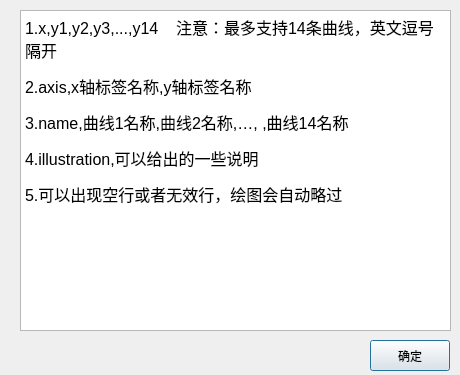
<?xml version="1.0" encoding="UTF-8"?>
<ui version="4.0">
 <class>DialogFormatDataInfo</class>
 <widget class="QDialog" name="DialogFormatDataInfo">
  <property name="geometry">
   <rect>
    <x>0</x>
    <y>0</y>
    <width>460</width>
    <height>375</height>
   </rect>
  </property>
  <property name="windowTitle">
   <string>坐标数据格式</string>
  </property>
  <property name="modal">
   <bool>true</bool>
  </property>
  <widget class="QPushButton" name="pushButton">
   <property name="geometry">
    <rect>
     <x>370</x>
     <y>340</y>
     <width>80</width>
     <height>31</height>
    </rect>
   </property>
   <property name="text">
    <string>确定</string>
   </property>
  </widget>
  <widget class="QTextBrowser" name="textBrowser">
   <property name="geometry">
    <rect>
     <x>20</x>
     <y>10</y>
     <width>431</width>
     <height>321</height>
    </rect>
   </property>
   <property name="styleSheet">
    <string notr="true"/>
   </property>
   <property name="html">
    <string>&lt;!DOCTYPE HTML PUBLIC &quot;-//W3C//DTD HTML 4.0//EN&quot; &quot;http://www.w3.org/TR/REC-html40/strict.dtd&quot;&gt;
&lt;html&gt;&lt;head&gt;&lt;meta name=&quot;qrichtext&quot; content=&quot;1&quot; /&gt;&lt;style type=&quot;text/css&quot;&gt;
p, li { white-space: pre-wrap; }
&lt;/style&gt;&lt;/head&gt;&lt;body style=&quot; font-family:'SimSun'; font-size:12pt; font-weight:400; font-style:normal;&quot;&gt;
&lt;p style=&quot; margin-top:12px; margin-bottom:12px; margin-left:0px; margin-right:0px; -qt-block-indent:0; text-indent:0px;&quot;&gt;1.x,y1,y2,y3,...,y14    &lt;span style=&quot; font-family:'宋体';&quot;&gt;注意：最多支持&lt;/span&gt;14&lt;span style=&quot; font-family:'宋体';&quot;&gt;条曲线，英文逗号隔开&lt;/span&gt;&lt;/p&gt;
&lt;p style=&quot; margin-top:12px; margin-bottom:12px; margin-left:0px; margin-right:0px; -qt-block-indent:0; text-indent:0px;&quot;&gt;2.axis,x&lt;span style=&quot; font-family:'宋体';&quot;&gt;轴标签名称&lt;/span&gt;,y&lt;span style=&quot; font-family:'宋体';&quot;&gt;轴标签名称&lt;/span&gt;&lt;/p&gt;
&lt;p style=&quot; margin-top:12px; margin-bottom:12px; margin-left:0px; margin-right:0px; -qt-block-indent:0; text-indent:0px;&quot;&gt;3.name,&lt;span style=&quot; font-family:'宋体';&quot;&gt;曲线&lt;/span&gt;1&lt;span style=&quot; font-family:'宋体';&quot;&gt;名称&lt;/span&gt;,&lt;span style=&quot; font-family:'宋体';&quot;&gt;曲线&lt;/span&gt;2&lt;span style=&quot; font-family:'宋体';&quot;&gt;名称&lt;/span&gt;,…, ,&lt;span style=&quot; font-family:'宋体';&quot;&gt;曲线&lt;/span&gt;14&lt;span style=&quot; font-family:'宋体';&quot;&gt;名称&lt;/span&gt;&lt;/p&gt;
&lt;p style=&quot; margin-top:12px; margin-bottom:12px; margin-left:0px; margin-right:0px; -qt-block-indent:0; text-indent:0px;&quot;&gt;4.illustration,&lt;span style=&quot; font-family:'宋体';&quot;&gt;可以给出的一些说明&lt;/span&gt;&lt;/p&gt;
&lt;p style=&quot; margin-top:12px; margin-bottom:12px; margin-left:0px; margin-right:0px; -qt-block-indent:0; text-indent:0px;&quot;&gt;5.&lt;span style=&quot; font-family:'宋体';&quot;&gt;可以出现空行或者无效行，绘图会自动略过&lt;/span&gt;&lt;/p&gt;&lt;/body&gt;&lt;/html&gt;</string>
   </property>
  </widget>
 </widget>
 <resources/>
 <connections/>
</ui>
